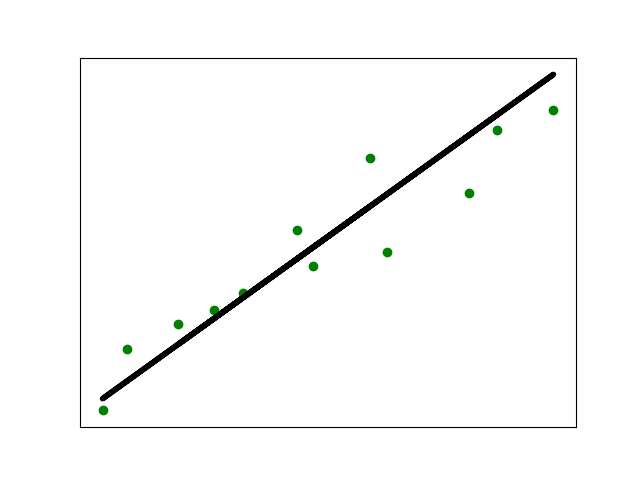

This figure's Python source:
import pickle
import numpy as np
from sklearn import linear_model
import sklearn.metrics as sm
import matplotlib.pyplot as plt

# Входной файл, содержащий данные
input_file = 'data_singlevar_regr.txt'

# Загрузка данных
data = np.loadtxt(input_file, delimiter=',')
X, y = data[:, :-1], data[:, -1]

# Разбивка данных на обучающий и тестовый наборы
num_training = int(0.8 * len(X))
num_test = len(X) - num_training
# Тренировочные данные
X_train, y_train = X[:num_training], y[:num_training]
# Тестовые данные
X_test, y_test = X[num_training:], y[num_training:]

# Создание объекта линейного регрессора
regressor = linear_model.LinearRegression()
# Обучение модели с использованием обучающего набора
regressor.fit(X_train, y_train)

# Прогнозирование результата
y_test_pred = regressor.predict(X_test)

# Построение графика
plt.scatter(X_test, y_test, color='green')
plt.plot(X_test, y_test_pred, color='black', linewidth=4)
plt.xticks(())
plt.yticks(())
plt.show()

# Вычисление метрик
print("Linear regressor performance:")
print("Mean absolute error =", round(sm.mean_absolute_error(y_test, y_test_pred), 2))
print("Mean squared error =", round(sm.mean_squared_error(y_test, y_test_pred), 2))
print("Median absolute error =", round(sm.median_absolute_error(y_test, y_test_pred), 2))
print("Explain variance score =", round(sm.explained_variance_score(y_test, y_test_pred), 2))
print("R2 score =", round(sm.r2_score(y_test, y_test_pred), 2))

# Файл для сохранения модели
output_model_file = 'model.pkl'
# Сохранение модели
with open(output_model_file, 'wb') as f:
    pickle.dump(regressor, f)

# Загрузка модели
with open(output_model_file, 'rb') as f:
    regressor_model = pickle.load(f)
# Получение прогноза на тестовом наборе данных
y_test_pred_new = regressor_model.predict(X_test)
print("\nNew mean absolute error =", round(sm.mean_absolute_error(y_test, y_test_pred_new), 2))
